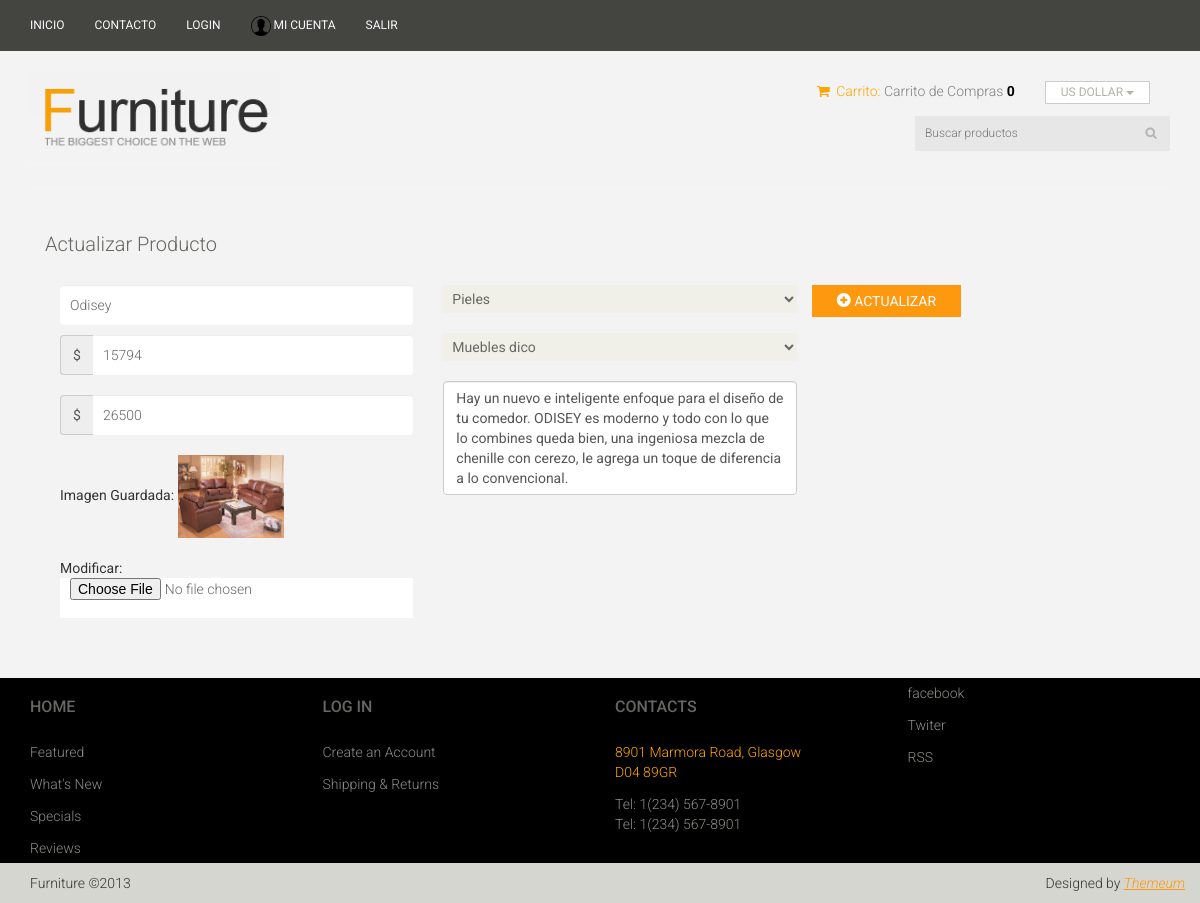
Page /consultaProducto.php?idProducto=1 (signed in) on the committed database.
### tables this page shows
CREATE TABLE `pv_imagen` (
  `id_imagen` int(11) NOT NULL AUTO_INCREMENT,
  `imagen` varchar(300) DEFAULT NULL,
  `id_producto` int(11) NOT NULL,
  PRIMARY KEY (`id_imagen`),
  KEY `fk_PV_IMAGEN_PV_PRODUCTO1_idx` (`id_producto`),
  CONSTRAINT `fk_PV_IMAGEN_PV_PRODUCTO1` FOREIGN KEY (`id_producto`) REFERENCES `pv_producto` (`id_producto`) ON DELETE NO ACTION ON UPDATE NO ACTION
);

CREATE TABLE `pv_producto` (
  `id_producto` int(11) NOT NULL AUTO_INCREMENT,
  `producto` varchar(45) DEFAULT NULL,
  `precio_compra` float DEFAULT NULL,
  `precio_venta` float DEFAULT NULL,
  `descripcion` varchar(255) DEFAULT NULL,
  `id_categoria` int(11) NOT NULL,
  `id_provedor` int(11) NOT NULL,
  PRIMARY KEY (`id_producto`),
  KEY `fk_PV_PRODUCTO_PV_CATEGORIA1_idx` (`id_categoria`),
  KEY `fk_PV_PRODUCTO_PV_PROVEDOR1_idx` (`id_provedor`),
  CONSTRAINT `fk_PV_PRODUCTO_PV_CATEGORIA1` FOREIGN KEY (`id_categoria`) REFERENCES `pv_categoria` (`id_categoria`) ON DELETE NO ACTION ON UPDATE NO ACTION,
  CONSTRAINT `fk_PV_PRODUCTO_PV_PROVEDOR1` FOREIGN KEY (`id_provedor`) REFERENCES `pv_provedor` (`id_provedor`) ON DELETE NO ACTION ON UPDATE NO ACTION
);

### consultaProducto.php (the view, shortened to what this page needs)
<!DOCTYPE html>
<html lang="en">
<head>
    <link href="css/bootstrap.min.css" rel="stylesheet">
    <link href="css/font-awesome.min.css" rel="stylesheet">
    <link href="css/prettyPhoto.css" rel="stylesheet">
    <link href="css/price-range.css" rel="stylesheet">
    <link href="css/animate.css" rel="stylesheet">
    <link href="css/main.css" rel="stylesheet">
    <link href="css/responsive.css" rel="stylesheet">
    <link href="css/furniture.css" rel="stylesheet">
</head>
<body>
  <?php
  include_once('conexion.php');
$idProducto=$_GET['idProducto'];
$producto="";
$precioCom="";
$precioVenta="";
$description="";
$imagen="";
$sql="select p.id_producto, producto, precio_venta, descripcion, imagen, precio_compra, id_categoria, id_provedor
from pv_producto p inner join pv_imagen i on p.id_producto = i.id_producto
where p.id_producto=".$idProducto;
$result = $conn->query($sql) or die("error: " . mysqli_error($conn));
            while($row=$result->fetch_assoc()){
            $producto=$row['producto'];
            $precioCom=$row['precio_compra'];
            $precioVenta=$row['precio_venta'];
            $description=$row['descripcion'];
            $imagen=$row['imagen'];
            }
$resultado="";
              $sql="select * from pv_categoria";
            $resulta = $conn->query($sql) or die("error: " . mysqli_error($conn));
            while($row=$resulta->fetch_assoc()){
             if($idCategoria=$row['id_categoria']){
              $resultado.=" <option value='".$row['id_categoria']."' selected>".$row['categoria']."</option>";
               }else{
                 $resultado.=" <option value='".$row['id_categoria']."' >".$row['categoria']."</option>";
               }
            }
$resultado2="";
            $sql="select * from pv_provedor";
$resulte = $conn->query($sql) or die("error: " . mysqli_error($conn));
            while($row=$resulte->fetch_assoc()){
             if($idProvedor=$row['id_provedor']){
                  $resultado2.=" <option value='".$row['id_provedor']."' selected>".$row['provedor']."</option>";
                }else{
                   $resultado2.=" <option value='".$row['id_provedor']."' >".$row['provedor']."</option>";
                  }
            }
          ?>
  <header id="header">
    <?php include_once('header.php'); ?>
  </header>
  <section id="form">
    <div class="container">
        <div class="col-md-10">
          <div class="signup-form">
            <h2>Actualizar Producto</h2>
            <form action="updateProducto.php" method="post" id="formA" enctype="multipart/form-data">
              <div class="col-md-5">
              <input type="text" name="txtproducto"  class="form-control" placeholder="Nombre del producto" required="required" value=<?php echo $producto?> />
               <div class="input-group">
                 <span class="input-group-addon">$</span>
              <input type="text" name="txtPrecioCompra" class="form-control" placeholder="Precio Compra" required="required" value=<?php echo $precioCom?> />
            </div>
            <div class="input-group">
                 <span class="input-group-addon">$</span>
              <input type="text" name="txtPrecioVenta" class="form-control" placeholder="Precio Venta" required="required" value=<?php echo $precioVenta?> />
            </div>
            <div class="input-group" >
            <td>Imagen Guardada:</td>
            <?php echo "<img src='files/".$imagen."' style='width: 30%'>" ?>
            </div>
            <div>
             <td>Modificar:</td>
            <td><input type="file" name="archivo" id="archivo"  size="35" accept="image/png, .jpeg, .jpg, image/gif" ><input type="hidden" name="action" value="upload" ></div>
            </div>
            <div class="col-md-5">
              <select name='comboCategoria' id='comboCategoria' required='required'  >
                  <?php echo $resultado;?>
                  </select>
                   <select name='comboProvedor' id='comboProvedor' required='required'>
                  <?php echo $resultado2;?>
                  </select>
             <textarea class="form-control" name="txtDescripcion" placeholder="Descripción" rows="5" required="required" ><?php echo $description?></textarea>
              </div>
              <button type="submit" class="btn btn-success"><span class="glyphicon glyphicon-plus-sign"></span> ACTUALIZAR</button>
            </form>
          </div>
        </div>
    </div>
  </section>
  <footer id="footer">
    <?php include_once('footer.php'); ?>
  </footer>
</body>
</html>

### css/main.css (style rules this page uses)
body { font-family: 'Roboto', sans-serif; background:#f3f3f3; position: relative; font-weight:400px; }
h1, h2, h3, h4, h5, h6 { font-family: 'Roboto', sans-serif; }
#footer { background: #000; }
#form { display: block; margin-bottom: 50px; margin-top: 25px; overflow: hidden; }
.login-form h2, .signup-form h2 { color: #696763; font-family: 'Roboto', sans-serif; font-size: 20px; font-weight: 300; margin-bottom: 30px; }
.login-form form input, .signup-form form input { background:#FFF; border: medium none; color: #696763; display: block; font-family: 'Roboto', sans-serif; font-size: 14px; font-weight: 300; height: 40px; margin-bottom: 10px; outline: medium none; padding-left: 10px; width: 100%; }
.login-form form button, .signup-form form button { background: #FE980F; border: medium none; border-radius: 0; color: #FFFFFF; display: block; font-family: 'Roboto', sans-serif; padding: 6px 25px; }
.user_info input, select, textarea { background: #F0F0E9; border:0; color: #696763; padding: 5px; width: 100%; border-radius: 0; resize: none }

### rows in the picture
pv_imagen: txtproducto "Odisey", txtPrecioCompra "15794", txtPrecioVenta "26500", imagen (picture), txtDescripcion "Hay un nuevo e inteligente enfoque para el diseño de tu comedor. ODISEY es moderno y todo con lo que lo combines queda bien, una ingeniosa mezcla de chenille con cerezo, le agrega un toque de diferencia a lo convencional."

### other values in the picture
form field comboCategoria "Pieles"
form field comboProvedor "Muebles dico"
